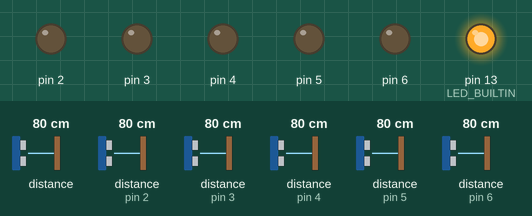
A sketch run on a simulated Arduino Uno, built with avr-gcc and run on an emulated ATmega328P. Parts: output pins drawn as LEDs (lit = HIGH). The test bench sets the inputs (shaded band); at power-on: distance to the obstacle 80 cm, distance to the obstacle (sensors on pin 2, pin 3, pin 4, pin 5, pin 6) 80 cm. What the sketch prints to the serial monitor is not drawn.

Above: at 0.3 s.
Timing chart, 0 to 1.8 s (numbered marks = the images above):
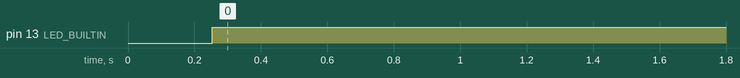

Measured:
- by itself, pin 13 (LED_BUILTIN): LOW → HIGH at 0.25 s

The sketch:

test.ino
```cpp
#include <Wire.h>
#include <VL53L0X.h>

const int NUM_SENSORS = 5;
const long SENSOR_TIMEOUT = 25;
const long MAXS = 1000;
const long MAX_DURATION = 300000;
const int XSHUT_OFFSET = 2; // first XSHUT pin

VL53L0X sensors[NUM_SENSORS];

int count = 0;
int errors[NUM_SENSORS];
int timeouts[NUM_SENSORS];

void setup() {
  pinMode(LED_BUILTIN, OUTPUT);
  Serial.begin(115200);
  Serial.println();
  divider();
  Serial.println("Serial interface initialized");

  for (int i = 0; i < NUM_SENSORS; i++) {
    pinMode(xshut(i), OUTPUT);
    digitalWrite(xshut(i), LOW);
    Serial.println("Reset XSHUT of sensor " + (String) i);
  }
  delay(10);
  Wire.begin();
  Serial.println("Wire interface initialized");
  for (int i = 0; i < NUM_SENSORS; i++) {
    Serial.println("Sensor " + (String) i + " initializing...");
    pinMode(xshut(i), INPUT);
    delay(10);
    Serial.println("  XSHUT on pin " + (String) xshut(i) + " activated");
    sensors[i].init(true);
    Serial.println("  Sensor " + (String) i + " initialized");
    Serial.println("  Initial reading of " + (String) sensors[i].readRangeSingleMillimeters() + "mm");
    sensors[i].setAddress((uint8_t) xshut(i));
    Serial.println("  Address set to " + (String) sensors[i].getAddress());
    sensors[i].setTimeout(SENSOR_TIMEOUT);
    Serial.println("  Timeout set to " + (String) sensors[i].getTimeout());
    errors[i] = 0;
    timeouts[i] = 0;
  }
  divider();
  Serial.println("Beginning " + (String) MAXS + " tests over a max of " + (String) MAX_DURATION + " milliseconds");
  divider();

  digitalWrite(LED_BUILTIN, HIGH);
  long start = millis();
  while (millis() < start + MAX_DURATION && count < MAXS) {
    Serial.print("Test " + (String) (++count) + ": ");
    for (int i = 0; i < NUM_SENSORS; i++) {
      int measurement = sensors[i].readRangeSingleMillimeters();
      Serial.print("[Sensor " + (String) i + ": ");
      if (measurement > 0) Serial.print((String) measurement + "mm");
      if (sensors[i].timeoutOccurred()) {
        Serial.print("TIMEOUT");
        timeouts[i]++;
      } else if (measurement <= 0) {
        Serial.print ((String) measurement + "mm ERROR");
        errors[i]++;
      }
      Serial.print("] ");
    }
    Serial.println();
  }
  long end = millis();
  divider();
  digitalWrite(LED_BUILTIN, LOW);
  Serial.println((String) count + " tests in " + (String) (end - start) + " milliseconds");
  for (int i = 0; i < NUM_SENSORS; i++) {
    Serial.println("  Sensor " + (String) i + ":");
    Serial.println("    " + (String) (count - errors[i] - timeouts[i]) + " successful measurements");
    Serial.println("    " + (String) errors[i] + " erroneous measurements");
    Serial.println("    " + (String) timeouts[i] + " timeouts");
  }
  divider();
}

int xshut(int i) {
  return i + XSHUT_OFFSET;
}

String divider() {
  return "------------------------------------------------------------------------";
}

void loop() {
}
```
